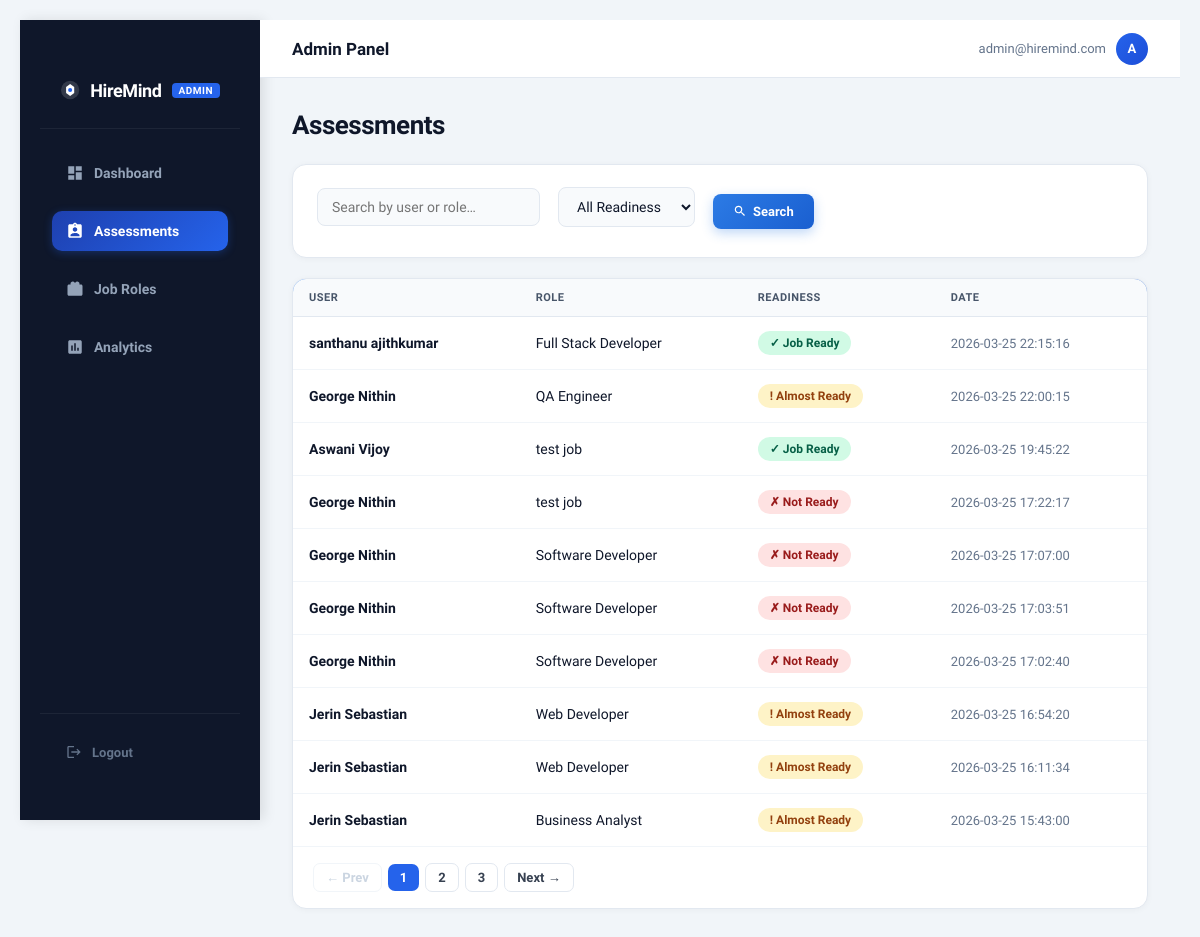
The page /admin/assessments (signed in) on the database its author committed.
### tables this page shows
CREATE TABLE assessments (
            id INTEGER PRIMARY KEY AUTOINCREMENT,
            user_id INTEGER,
            job_role TEXT,
            total_gap INTEGER,
            readiness TEXT,
            created_at TEXT,
            FOREIGN KEY (user_id) REFERENCES users(id)
        );

CREATE TABLE users (
            id INTEGER PRIMARY KEY AUTOINCREMENT,
            name TEXT,
            email TEXT UNIQUE,
            password_hash TEXT,
            role TEXT DEFAULT 'user'
        );

### app.py (the view)
@app.route('/admin/assessments')
def admin_assessments():
    if not admin_required():
        return redirect(url_for('login'))
    search = request.args.get('search', '')
    readiness = request.args.get('readiness', '')
    page = max(1, int(request.args.get('page', 1)))  # prevent page < 1
    limit = 10
    offset = (page - 1) * limit
    conn = sqlite3.connect("hiremind.db", timeout=10)
    cursor = conn.cursor()
    query = """
    SELECT users.name, job_role, readiness, created_at
    FROM assessments
    JOIN users ON users.id = assessments.user_id
    WHERE 1=1
    """
    params = []
    if search:
        query += " AND (users.name LIKE ? OR job_role LIKE ?)"
        params.extend([f"%{search}%", f"%{search}%"])
    if readiness:
        query += " AND readiness = ?"
        params.append(readiness)
    query += " ORDER BY created_at DESC LIMIT ? OFFSET ?"
    params.extend([limit, offset])
    cursor.execute(query, params)
    data = cursor.fetchall()
    count_query = """
    SELECT COUNT(*)
    FROM assessments
    JOIN users ON users.id = assessments.user_id
    WHERE 1=1
    """
    count_params = []
    if search:
        count_query += " AND (users.name LIKE ? OR job_role LIKE ?)"
        count_params.extend([f"%{search}%", f"%{search}%"])
    if readiness:
        count_query += " AND readiness = ?"
        count_params.append(readiness)
    cursor.execute(count_query, count_params)
    total_records = cursor.fetchone()[0]
    total_pages = (total_records + limit - 1) // limit
    conn.close()
    return render_template(
        "admin_assessments.html",
        data=data,
        total_pages=total_pages
    )

### app.py (called while the page is built)
def admin_required():
    if 'user_id' not in session or not session.get('is_admin'):
        return False
    return True

### templates/admin_assessments.html (shortened to what this page needs)
{% extends "admin_base.html" %}
{% block content %}
<h2>Assessments</h2>
<div class="card" style="margin-bottom:20px;">
    <form method="get" style="display:flex;align-items:center;gap:10px;flex-wrap:wrap;margin:0;">
        <input type="text" name="search" placeholder="Search by user or role…" value="{{ request.args.get('search','') }}" style="min-width:200px;">
        <select name="readiness">
            <option value="">All Readiness</option>
        </select>
        <button type="submit" class="btn-primary" style="margin:0;">
            <svg width="14" height="14" viewBox="0 0 24 24" fill="currentColor"><path d="M15.5 14h-.79l-.28-.27C15.41 12.59 16 11.11 16 9.5 16 5.91 13.09 3 9.5 3S3 5.91 3 9.5 5.91 16 9.5 16c1.61 0 3.09-.59 4.23-1.57l.27.28v.79l5 4.99L20.49 19l-4.99-5zm-6 0C7.01 14 5 11.99 5 9.5S7.01 5 9.5 5 14 7.01 14 9.5 11.99 14 9.5 14z"/></svg>
            Search
        </button>
    </form>
</div>
<div class="card" style="padding:0;overflow:hidden;">
    <table class="modern-table">
        <thead>
            <tr>
                <th>User</th>
                <th>Role</th>
                <th>Readiness</th>
                <th>Date</th>
            </tr>
        </thead>
        <tbody>
            {% for r in data %}
            <tr>
                <td style="font-weight:600;">{{ r[0] }}</td>
                <td>{{ r[1] }}</td>
                <td>
                    <span style="
                        display:inline-flex;align-items:center;gap:4px;
                        padding:5px 12px;border-radius:20px;font-size:12px;font-weight:700;
                        background:{% if 'Job Ready' in r[2] %}#d1fae5;color:#065f46{% elif 'Almost' in r[2] %}#fef3c7;color:#92400e{% else %}#fee2e2;color:#991b1b{% endif %};
                    ">
                        {% if 'Job Ready' in r[2] %}✓{% elif 'Almost' in r[2] %}!{% else %}✗{% endif %}
                        {{ r[2] }}
                    </span>
                </td>
                <td style="color:#64748b;font-size:13px;">{{ r[3] }}</td>
            </tr>
            {% endfor %}
        </tbody>
    </table>
    {% set page = request.args.get('page',1)|int %}
    <div style="padding:16px 20px;border-top:1px solid #f1f5f9;display:flex;align-items:center;gap:6px;flex-wrap:wrap;">
        {% if page > 1 %}
        <a href="?page={{ page-1 }}&search={{ request.args.get('search','') }}&readiness={{ request.args.get('readiness','') }}"
           style="padding:6px 12px;border:1.5px solid #e2e8f0;border-radius:7px;font-size:13px;font-weight:600;color:#374151;text-decoration:none;transition:all 0.2s;">← Prev</a>
        {% else %}
        <span style="padding:6px 12px;border:1.5px solid #f1f5f9;border-radius:7px;font-size:13px;font-weight:600;color:#cbd5e1;">← Prev</span>
        {% endif %}
        {% for p in range(1, total_pages + 1) %}
            {% if p == page %}
            <span style="padding:6px 12px;background:#2563eb;color:white;border-radius:7px;font-size:13px;font-weight:700;">{{ p }}</span>
            {% else %}
            <a href="?page={{ p }}&search={{ request.args.get('search','') }}&readiness={{ request.args.get('readiness','') }}"
               style="padding:6px 12px;border:1.5px solid #e2e8f0;border-radius:7px;font-size:13px;font-weight:600;color:#374151;text-decoration:none;">{{ p }}</a>
            {% endif %}
        {% endfor %}
        {% if page < total_pages %}
        <a href="?page={{ page+1 }}&search={{ request.args.get('search','') }}&readiness={{ request.args.get('readiness','') }}"
           style="padding:6px 12px;border:1.5px solid #e2e8f0;border-radius:7px;font-size:13px;font-weight:600;color:#374151;text-decoration:none;">Next →</a>
        {% else %}
        <span style="padding:6px 12px;border:1.5px solid #f1f5f9;border-radius:7px;font-size:13px;font-weight:600;color:#cbd5e1;">Next →</span>
        {% endif %}
    </div>
</div>
{% endblock %}

### static/style.css (style rules this page uses)
* { margin: 0; padding: 0; box-sizing: border-box; }
body { font-family: -apple-system, BlinkMacSystemFont, 'Segoe UI', 'Roboto', 'Oxygen', 'Ubuntu', 'Cantarell', sans-serif; background: linear-gradient(135deg, #667eea 0%, #764ba2 100%); min-height: 100vh; padding: 20px; color: #1e293b; }
.modern-table { width: 100%; border-collapse: collapse; background: white; }
.modern-table thead { background: linear-gradient(135deg, #2C7BE5 0%, #1a5fd0 100%); }
.modern-table th { padding: 16px; text-align: left; color: white; font-weight: 600; font-size: 14px; text-transform: uppercase; letter-spacing: 0.5px; }
.modern-table td { padding: 16px; border-bottom: 1px solid #e2e8f0; }
button, .btn-primary, .btn-secondary { padding: 14px 32px; border: none; border-radius: 10px; font-size: 16px; font-weight: 600; cursor: pointer; transition: all 0.3s ease; display: inline-flex; align-items: center; gap: 8px; }
.btn-primary, button[type="submit"] { background: linear-gradient(135deg, #2C7BE5 0%, #1a5fd0 100%); color: white; box-shadow: 0 4px 12px rgba(44, 123, 229, 0.3); }
.card { background: white; padding: 24px; border-radius: 12px; box-shadow: 0 2px 8px rgba(0, 0, 0, 0.05); border: 2px solid #e2e8f0; margin-bottom: 24px; }
form input[type="text"], form input[type="email"], form input[type="password"], form input[type="number"], form select { padding: 12px 16px; border: 2px solid #e2e8f0; border-radius: 8px; font-size: 15px; transition: all 0.3s ease; font-family: inherit; margin-right: 10px; margin-bottom: 10px; }

### templates/admin_base.html (style rules this page uses)
* { box-sizing: border-box; margin: 0; padding: 0; }
body { font-family: 'Plus Jakarta Sans', sans-serif; background: #f1f5f9; min-height: 100vh; }
.content-area h2 { font-size: 26px; font-weight: 800; color: #0f172a; letter-spacing: -0.5px; margin-bottom: 24px; }
.card { background: white; border-radius: 14px; border: 1.5px solid #e2e8f0; padding: 22px 24px; box-shadow: 0 1px 6px rgba(0,0,0,0.04); }
.modern-table { width: 100%; border-collapse: collapse; }
.modern-table thead th { background: #f8fafc; padding: 12px 16px; text-align: left; font-size: 11px; font-weight: 700; color: #475569; text-transform: uppercase; letter-spacing: 0.5px; border-bottom: 1px solid #e2e8f0; }
.modern-table tbody td { padding: 14px 16px; border-bottom: 1px solid #f1f5f9; font-size: 14px; color: #0f172a; vertical-align: middle; }
.modern-table tbody tr:last-child td { border-bottom: none; }
.btn-primary { display: inline-flex; align-items: center; gap: 6px; padding: 10px 20px; background: linear-gradient(135deg, #2563eb, #1d4ed8); color: white; border: none; border-radius: 8px; font-size: 13px; font-weight: 700; font-family: inherit; cursor: pointer; transition: all 0.2s; }
button { display: inline-flex; align-items: center; gap: 6px; padding: 9px 18px; background: white; border: 1.5px solid #e2e8f0; color: #374151; border-radius: 8px; font-size: 13px; font-weight: 600; font-family: inherit; cursor: pointer; transition: all 0.2s; }
form input[type="text"], form input[type="email"], form input[type="number"], form select { padding: 10px 14px; border: 1.5px solid #e2e8f0; border-radius: 8px; font-size: 14px; font-family: inherit; color: #0f172a; background: #f8fafc; transition: all 0.2s; outline: none; margin-right: 8px; margin-bottom: 8px; }
a { color: #2563eb; text-decoration: none; }

### rows shown on the page
assessments: name "santhanu ajithkumar", job_role "Full Stack Developer", readiness "Job Ready", created_at "2026-03-25 22:15:16"
assessments: name "George Nithin", job_role "QA Engineer", readiness "Almost Ready", created_at "2026-03-25 22:00:15"
assessments: name "Aswani Vijoy", job_role "test job", readiness "Job Ready", created_at "2026-03-25 19:45:22"
assessments: name "George Nithin", job_role "test job", readiness "Not Ready", created_at "2026-03-25 17:22:17"
assessments: name "George Nithin", job_role "Software Developer", readiness "Not Ready", created_at "2026-03-25 17:07:00"
assessments: name "George Nithin", job_role "Software Developer", readiness "Not Ready", created_at "2026-03-25 17:03:51"
assessments: name "George Nithin", job_role "Software Developer", readiness "Not Ready", created_at "2026-03-25 17:02:40"
assessments: name "Jerin Sebastian", job_role "Web Developer", readiness "Almost Ready", created_at "2026-03-25 16:54:20"
assessments: name "Jerin Sebastian", job_role "Web Developer", readiness "Almost Ready", created_at "2026-03-25 16:11:34"
assessments: name "Jerin Sebastian", job_role "Business Analyst", readiness "Almost Ready", created_at "2026-03-25 15:43:00"

### other values the page prints
{{ p }} "1"
{{ p }} "2" "3"
